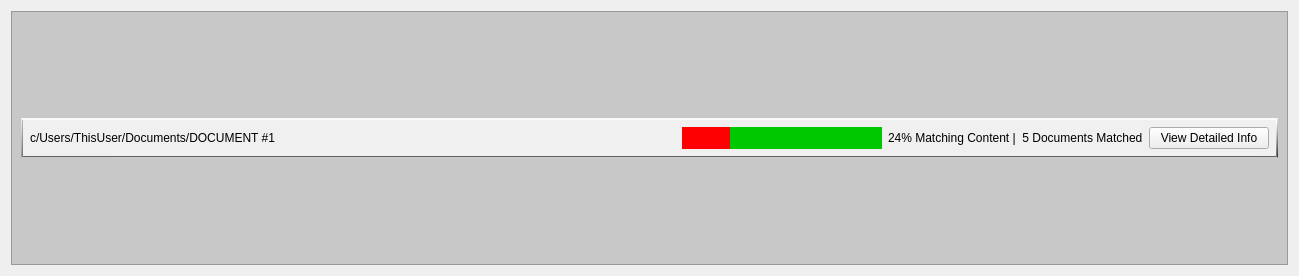
<?xml version="1.0" encoding="UTF-8"?>
<ui version="4.0">
 <class>Form</class>
 <widget class="QWidget" name="Form">
  <property name="geometry">
   <rect>
    <x>0</x>
    <y>0</y>
    <width>1299</width>
    <height>276</height>
   </rect>
  </property>
  <property name="windowTitle">
   <string>Form</string>
  </property>
  <layout class="QGridLayout" name="gridLayout_2">
   <item row="0" column="0">
    <widget class="QFrame" name="frame">
     <property name="styleSheet">
      <string notr="true">background-color: rgb(200,200,200);</string>
     </property>
     <property name="frameShape">
      <enum>QFrame::StyledPanel</enum>
     </property>
     <property name="frameShadow">
      <enum>QFrame::Raised</enum>
     </property>
     <layout class="QGridLayout" name="gridLayout">
      <item row="0" column="0">
       <widget class="QWidget" name="docObject" native="true">
        <property name="maximumSize">
         <size>
          <width>16777215</width>
          <height>40</height>
         </size>
        </property>
        <property name="palette">
         <palette>
          <active>
           <colorrole role="WindowText">
            <brush brushstyle="SolidPattern">
             <color alpha="255">
              <red>0</red>
              <green>0</green>
              <blue>0</blue>
             </color>
            </brush>
           </colorrole>
           <colorrole role="Button">
            <brush brushstyle="SolidPattern">
             <color alpha="255">
              <red>240</red>
              <green>240</green>
              <blue>240</blue>
             </color>
            </brush>
           </colorrole>
           <colorrole role="Light">
            <brush brushstyle="SolidPattern">
             <color alpha="255">
              <red>255</red>
              <green>255</green>
              <blue>255</blue>
             </color>
            </brush>
           </colorrole>
           <colorrole role="Midlight">
            <brush brushstyle="SolidPattern">
             <color alpha="255">
              <red>255</red>
              <green>255</green>
              <blue>255</blue>
             </color>
            </brush>
           </colorrole>
           <colorrole role="Dark">
            <brush brushstyle="SolidPattern">
             <color alpha="255">
              <red>127</red>
              <green>127</green>
              <blue>127</blue>
             </color>
            </brush>
           </colorrole>
           <colorrole role="Mid">
            <brush brushstyle="SolidPattern">
             <color alpha="255">
              <red>170</red>
              <green>170</green>
              <blue>170</blue>
             </color>
            </brush>
           </colorrole>
           <colorrole role="Text">
            <brush brushstyle="SolidPattern">
             <color alpha="255">
              <red>0</red>
              <green>0</green>
              <blue>0</blue>
             </color>
            </brush>
           </colorrole>
           <colorrole role="BrightText">
            <brush brushstyle="SolidPattern">
             <color alpha="255">
              <red>255</red>
              <green>255</green>
              <blue>255</blue>
             </color>
            </brush>
           </colorrole>
           <colorrole role="ButtonText">
            <brush brushstyle="SolidPattern">
             <color alpha="255">
              <red>0</red>
              <green>0</green>
              <blue>0</blue>
             </color>
            </brush>
           </colorrole>
           <colorrole role="Base">
            <brush brushstyle="SolidPattern">
             <color alpha="255">
              <red>240</red>
              <green>240</green>
              <blue>240</blue>
             </color>
            </brush>
           </colorrole>
           <colorrole role="Window">
            <brush brushstyle="SolidPattern">
             <color alpha="255">
              <red>240</red>
              <green>240</green>
              <blue>240</blue>
             </color>
            </brush>
           </colorrole>
           <colorrole role="Shadow">
            <brush brushstyle="SolidPattern">
             <color alpha="255">
              <red>0</red>
              <green>0</green>
              <blue>0</blue>
             </color>
            </brush>
           </colorrole>
           <colorrole role="AlternateBase">
            <brush brushstyle="SolidPattern">
             <color alpha="255">
              <red>255</red>
              <green>255</green>
              <blue>255</blue>
             </color>
            </brush>
           </colorrole>
           <colorrole role="ToolTipBase">
            <brush brushstyle="SolidPattern">
             <color alpha="255">
              <red>255</red>
              <green>255</green>
              <blue>220</blue>
             </color>
            </brush>
           </colorrole>
           <colorrole role="ToolTipText">
            <brush brushstyle="SolidPattern">
             <color alpha="255">
              <red>0</red>
              <green>0</green>
              <blue>0</blue>
             </color>
            </brush>
           </colorrole>
           <colorrole role="PlaceholderText">
            <brush brushstyle="SolidPattern">
             <color alpha="128">
              <red>0</red>
              <green>0</green>
              <blue>0</blue>
             </color>
            </brush>
           </colorrole>
          </active>
          <inactive>
           <colorrole role="WindowText">
            <brush brushstyle="SolidPattern">
             <color alpha="255">
              <red>0</red>
              <green>0</green>
              <blue>0</blue>
             </color>
            </brush>
           </colorrole>
           <colorrole role="Button">
            <brush brushstyle="SolidPattern">
             <color alpha="255">
              <red>240</red>
              <green>240</green>
              <blue>240</blue>
             </color>
            </brush>
           </colorrole>
           <colorrole role="Light">
            <brush brushstyle="SolidPattern">
             <color alpha="255">
              <red>255</red>
              <green>255</green>
              <blue>255</blue>
             </color>
            </brush>
           </colorrole>
           <colorrole role="Midlight">
            <brush brushstyle="SolidPattern">
             <color alpha="255">
              <red>255</red>
              <green>255</green>
              <blue>255</blue>
             </color>
            </brush>
           </colorrole>
           <colorrole role="Dark">
            <brush brushstyle="SolidPattern">
             <color alpha="255">
              <red>127</red>
              <green>127</green>
              <blue>127</blue>
             </color>
            </brush>
           </colorrole>
           <colorrole role="Mid">
            <brush brushstyle="SolidPattern">
             <color alpha="255">
              <red>170</red>
              <green>170</green>
              <blue>170</blue>
             </color>
            </brush>
           </colorrole>
           <colorrole role="Text">
            <brush brushstyle="SolidPattern">
             <color alpha="255">
              <red>0</red>
              <green>0</green>
              <blue>0</blue>
             </color>
            </brush>
           </colorrole>
           <colorrole role="BrightText">
            <brush brushstyle="SolidPattern">
             <color alpha="255">
              <red>255</red>
              <green>255</green>
              <blue>255</blue>
             </color>
            </brush>
           </colorrole>
           <colorrole role="ButtonText">
            <brush brushstyle="SolidPattern">
             <color alpha="255">
              <red>0</red>
              <green>0</green>
              <blue>0</blue>
             </color>
            </brush>
           </colorrole>
           <colorrole role="Base">
            <brush brushstyle="SolidPattern">
             <color alpha="255">
              <red>240</red>
              <green>240</green>
              <blue>240</blue>
             </color>
            </brush>
           </colorrole>
           <colorrole role="Window">
            <brush brushstyle="SolidPattern">
             <color alpha="255">
              <red>240</red>
              <green>240</green>
              <blue>240</blue>
             </color>
            </brush>
           </colorrole>
           <colorrole role="Shadow">
            <brush brushstyle="SolidPattern">
             <color alpha="255">
              <red>0</red>
              <green>0</green>
              <blue>0</blue>
             </color>
            </brush>
           </colorrole>
           <colorrole role="AlternateBase">
            <brush brushstyle="SolidPattern">
             <color alpha="255">
              <red>255</red>
              <green>255</green>
              <blue>255</blue>
             </color>
            </brush>
           </colorrole>
           <colorrole role="ToolTipBase">
            <brush brushstyle="SolidPattern">
             <color alpha="255">
              <red>255</red>
              <green>255</green>
              <blue>220</blue>
             </color>
            </brush>
           </colorrole>
           <colorrole role="ToolTipText">
            <brush brushstyle="SolidPattern">
             <color alpha="255">
              <red>0</red>
              <green>0</green>
              <blue>0</blue>
             </color>
            </brush>
           </colorrole>
           <colorrole role="PlaceholderText">
            <brush brushstyle="SolidPattern">
             <color alpha="128">
              <red>0</red>
              <green>0</green>
              <blue>0</blue>
             </color>
            </brush>
           </colorrole>
          </inactive>
          <disabled>
           <colorrole role="WindowText">
            <brush brushstyle="SolidPattern">
             <color alpha="255">
              <red>127</red>
              <green>127</green>
              <blue>127</blue>
             </color>
            </brush>
           </colorrole>
           <colorrole role="Button">
            <brush brushstyle="SolidPattern">
             <color alpha="255">
              <red>240</red>
              <green>240</green>
              <blue>240</blue>
             </color>
            </brush>
           </colorrole>
           <colorrole role="Light">
            <brush brushstyle="SolidPattern">
             <color alpha="255">
              <red>255</red>
              <green>255</green>
              <blue>255</blue>
             </color>
            </brush>
           </colorrole>
           <colorrole role="Midlight">
            <brush brushstyle="SolidPattern">
             <color alpha="255">
              <red>255</red>
              <green>255</green>
              <blue>255</blue>
             </color>
            </brush>
           </colorrole>
           <colorrole role="Dark">
            <brush brushstyle="SolidPattern">
             <color alpha="255">
              <red>127</red>
              <green>127</green>
              <blue>127</blue>
             </color>
            </brush>
           </colorrole>
           <colorrole role="Mid">
            <brush brushstyle="SolidPattern">
             <color alpha="255">
              <red>170</red>
              <green>170</green>
              <blue>170</blue>
             </color>
            </brush>
           </colorrole>
           <colorrole role="Text">
            <brush brushstyle="SolidPattern">
             <color alpha="255">
              <red>127</red>
              <green>127</green>
              <blue>127</blue>
             </color>
            </brush>
           </colorrole>
           <colorrole role="BrightText">
            <brush brushstyle="SolidPattern">
             <color alpha="255">
              <red>255</red>
              <green>255</green>
              <blue>255</blue>
             </color>
            </brush>
           </colorrole>
           <colorrole role="ButtonText">
            <brush brushstyle="SolidPattern">
             <color alpha="255">
              <red>127</red>
              <green>127</green>
              <blue>127</blue>
             </color>
            </brush>
           </colorrole>
           <colorrole role="Base">
            <brush brushstyle="SolidPattern">
             <color alpha="255">
              <red>240</red>
              <green>240</green>
              <blue>240</blue>
             </color>
            </brush>
           </colorrole>
           <colorrole role="Window">
            <brush brushstyle="SolidPattern">
             <color alpha="255">
              <red>240</red>
              <green>240</green>
              <blue>240</blue>
             </color>
            </brush>
           </colorrole>
           <colorrole role="Shadow">
            <brush brushstyle="SolidPattern">
             <color alpha="255">
              <red>0</red>
              <green>0</green>
              <blue>0</blue>
             </color>
            </brush>
           </colorrole>
           <colorrole role="AlternateBase">
            <brush brushstyle="SolidPattern">
             <color alpha="255">
              <red>255</red>
              <green>255</green>
              <blue>255</blue>
             </color>
            </brush>
           </colorrole>
           <colorrole role="ToolTipBase">
            <brush brushstyle="SolidPattern">
             <color alpha="255">
              <red>255</red>
              <green>255</green>
              <blue>220</blue>
             </color>
            </brush>
           </colorrole>
           <colorrole role="ToolTipText">
            <brush brushstyle="SolidPattern">
             <color alpha="255">
              <red>0</red>
              <green>0</green>
              <blue>0</blue>
             </color>
            </brush>
           </colorrole>
           <colorrole role="PlaceholderText">
            <brush brushstyle="SolidPattern">
             <color alpha="128">
              <red>0</red>
              <green>0</green>
              <blue>0</blue>
             </color>
            </brush>
           </colorrole>
          </disabled>
         </palette>
        </property>
        <property name="styleSheet">
         <string notr="true">QWidget#docObject {
border-style: solid;
border-width: 2;
border-bottom-color: qlineargradient(spread:pad, x1:0.995025, y1:0, x2:1, y2:1, stop:0 rgba(45, 45, 45, 255), stop:1 rgba(255, 255, 255, 255));
border-left-color: qlineargradient(spread:pad, x1:1, y1:1, x2:0.0248756, y2:0, stop:0 rgba(88, 88, 88, 255), stop:1 rgba(255, 255, 255, 255));
border-top-color: rgb(250, 250, 250);
border-right-color: qlineargradient(spread:pad, x1:1, y1:1, x2:0.483, y2:0, stop:0 rgba(28, 28, 28, 255), stop:1 rgba(255, 255, 255, 255));
background-color: rgb(240, 240, 240);
}</string>
        </property>
        <layout class="QHBoxLayout" name="horizontalLayout">
         <item>
          <widget class="QLabel" name="docNameLabel">
           <property name="styleSheet">
            <string notr="true">background-color: none;
</string>
           </property>
           <property name="text">
            <string>c/Users/ThisUser/Documents/DOCUMENT #1</string>
           </property>
          </widget>
         </item>
         <item>
          <spacer name="horizontalSpacer">
           <property name="orientation">
            <enum>Qt::Horizontal</enum>
           </property>
           <property name="sizeHint" stdset="0">
            <size>
             <width>40</width>
             <height>20</height>
            </size>
           </property>
          </spacer>
         </item>
         <item>
          <widget class="QProgressBar" name="progressBar">
           <property name="sizePolicy">
            <sizepolicy hsizetype="Fixed" vsizetype="Fixed">
             <horstretch>0</horstretch>
             <verstretch>0</verstretch>
            </sizepolicy>
           </property>
           <property name="minimumSize">
            <size>
             <width>200</width>
             <height>10</height>
            </size>
           </property>
           <property name="maximumSize">
            <size>
             <width>16000000</width>
             <height>16777215</height>
            </size>
           </property>
           <property name="palette">
            <palette>
             <active>
              <colorrole role="Button">
               <brush brushstyle="SolidPattern">
                <color alpha="255">
                 <red>200</red>
                 <green>200</green>
                 <blue>200</blue>
                </color>
               </brush>
              </colorrole>
              <colorrole role="Base">
               <brush brushstyle="SolidPattern">
                <color alpha="255">
                 <red>200</red>
                 <green>200</green>
                 <blue>200</blue>
                </color>
               </brush>
              </colorrole>
              <colorrole role="Window">
               <brush brushstyle="SolidPattern">
                <color alpha="255">
                 <red>200</red>
                 <green>200</green>
                 <blue>200</blue>
                </color>
               </brush>
              </colorrole>
             </active>
             <inactive>
              <colorrole role="Button">
               <brush brushstyle="SolidPattern">
                <color alpha="255">
                 <red>200</red>
                 <green>200</green>
                 <blue>200</blue>
                </color>
               </brush>
              </colorrole>
              <colorrole role="Base">
               <brush brushstyle="SolidPattern">
                <color alpha="255">
                 <red>200</red>
                 <green>200</green>
                 <blue>200</blue>
                </color>
               </brush>
              </colorrole>
              <colorrole role="Window">
               <brush brushstyle="SolidPattern">
                <color alpha="255">
                 <red>200</red>
                 <green>200</green>
                 <blue>200</blue>
                </color>
               </brush>
              </colorrole>
             </inactive>
             <disabled>
              <colorrole role="Button">
               <brush brushstyle="SolidPattern">
                <color alpha="255">
                 <red>200</red>
                 <green>200</green>
                 <blue>200</blue>
                </color>
               </brush>
              </colorrole>
              <colorrole role="Base">
               <brush brushstyle="SolidPattern">
                <color alpha="255">
                 <red>200</red>
                 <green>200</green>
                 <blue>200</blue>
                </color>
               </brush>
              </colorrole>
              <colorrole role="Window">
               <brush brushstyle="SolidPattern">
                <color alpha="255">
                 <red>200</red>
                 <green>200</green>
                 <blue>200</blue>
                </color>
               </brush>
              </colorrole>
             </disabled>
            </palette>
           </property>
           <property name="styleSheet">
            <string notr="true">:horizontal{
background-color: rgb(0,200,0);
border-style: none;
}

::chunk {
background-color: rgb(255, 0, 0);
}</string>
           </property>
           <property name="value">
            <number>24</number>
           </property>
           <property name="textVisible">
            <bool>false</bool>
           </property>
          </widget>
         </item>
         <item>
          <widget class="QLabel" name="docInfoLabel">
           <property name="styleSheet">
            <string notr="true">background-color: none;</string>
           </property>
           <property name="text">
            <string>24% Matching Content |  5 Documents Matched</string>
           </property>
          </widget>
         </item>
         <item>
          <widget class="QPushButton" name="pushButton">
           <property name="minimumSize">
            <size>
             <width>120</width>
             <height>20</height>
            </size>
           </property>
           <property name="styleSheet">
            <string notr="true">background-color: none;
</string>
           </property>
           <property name="text">
            <string>View Detailed Info</string>
           </property>
          </widget>
         </item>
        </layout>
       </widget>
      </item>
     </layout>
    </widget>
   </item>
  </layout>
 </widget>
 <resources/>
 <connections/>
</ui>
